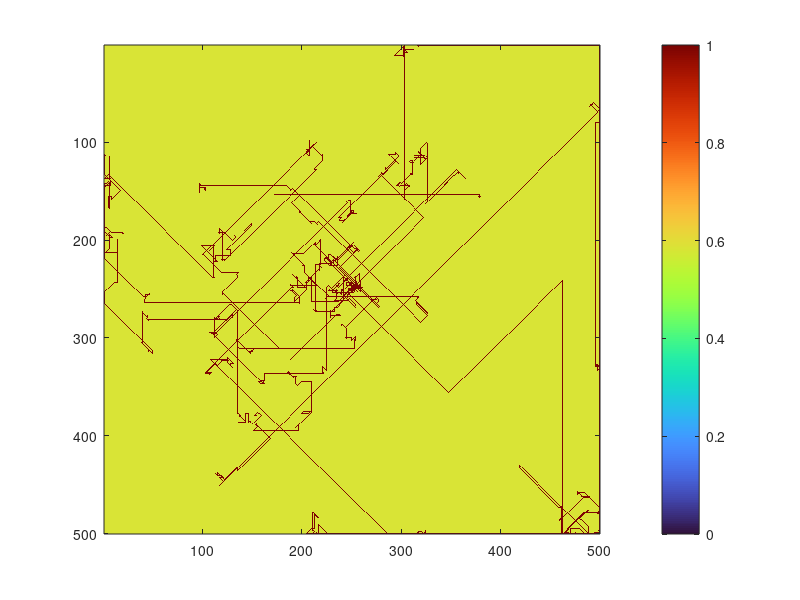

MATLAB code to generate this figure:
% Create an environment of size 100x100
size = 500;
data = 150.*ones(size,size);

% Initializing
% Max Iterations
max_iter = 100;
% Number of agents
N = 10;
% Initialize N agents at the centre of the map
x = round(size/2).*ones(N,1);
y = round(size/2).*ones(N,1);
% Levy Flight parameters
beta = 0.8;
u = 0; s_u = 0;
v = 0; s_v = 1;

for i = 1:max_iter
    
    for k = 1:N
        % Robot Spawn position;
        %x(k) = randi(size);
        %y(k) = randi(size);
        
        data(x(k),y(k)) = 255; % Marking the places robot has visited with red
        s = 0;
        while s==0
            s_u = ((gamma(1+beta)*sin(pi*beta/2))/(gamma((1+beta)/2)*(2^((beta-1)/2))*beta))^(1/beta);
            u = normrnd(0,s_u^2);
            v = normrnd(    0,s_v^2);
            s = round(u/((abs(v)^(1/beta))));
        end
        dx = 0; dy = 0;
        while dx == 0 && dy == 0
            dx = randi(3)-2;
            dy = randi(3)-2;
        end
        for j = 1:abs(s)
            x(k) = max(min(x(k)+dx,size),1);
            y(k) = max(min(y(k)+dy,size),1);
            data(x(k),y(k)) = 255;
        end
    end
    % Display it.
    image(data);
    % Initialize a color map array of 256 colors.
    colorMap = turbo(256);
    % Apply the colormap and show the colorbar
    colormap(colorMap);
    colorbar;
    pause(0.001)
    display(i);
end


% Display it.
image(data);
% Initialize a color map array of 256 colors.
colorMap = turbo(256);
% Apply the colormap and show the colorbar
colormap(colorMap);
colorbar;